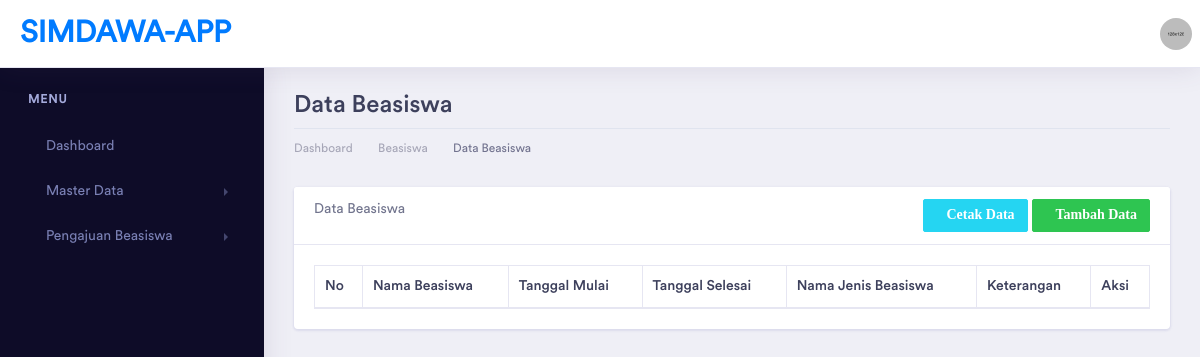
The page /index.php/beasiswa on the database as committed earlier.
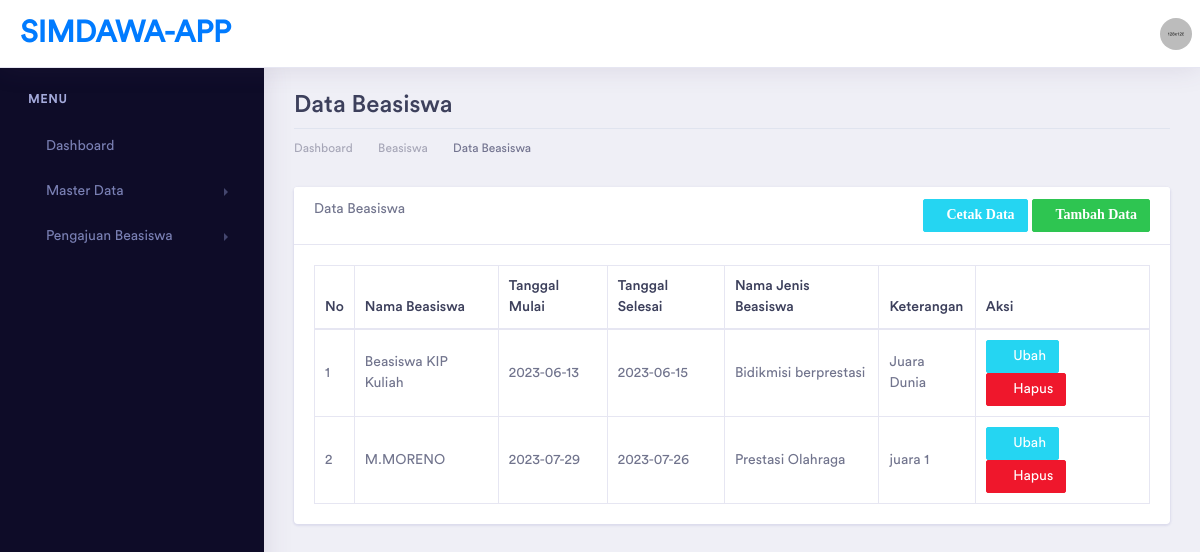
The same page on the database as committed later.
### tables this page shows
CREATE TABLE `beasiswa` (
  `id` int(11) NOT NULL,
  `nama_beasiswa` varchar(50) DEFAULT NULL,
  `tanggal_mulai` date DEFAULT NULL,
  `tanggal_selesai` date DEFAULT NULL,
  `jenis_id` varchar(100) DEFAULT NULL,
  `keterangan` varchar(100) NOT NULL
);

CREATE TABLE `jenis_beasiswa` (
  `id` int(11) NOT NULL,
  `nama_jenis` varchar(50) DEFAULT NULL,
  `keterangan` varchar(100) DEFAULT NULL
);

### application/controllers/Beasiswa.php (called while the page is built, shortened)
<?php
class Beasiswa extends CI_Controller
{
    function __construct()
    {
        $this->load->model(array('JenisModel', 'BeasiswaModel'));
        $this->load->library('pdf');
    }
    public function index()
    {
        $data['title'] = "Data Beasiswa | SIMDAWA-APP";
        $data['beasiswa'] = $this->BeasiswaModel->get_beasiswa();
        $this->load->view('template/header', $data);
        $this->load->view('template/sidebar');
        $this->load->view('beasiswa/beasiswa_read', $data);
        $this->load->view('template/footer');
    }
}

### index.php (called while the page is built, shortened)
<?php
require_once BASEPATH.'core/CodeIgniter.php';

### application/models/BeasiswaModel.php (called while the page is built, shortened)
<?php
class BeasiswaModel extends CI_Model
{
    public function get_beasiswa()
    {
        $q = "select beasiswa.*, jenis_beasiswa.nama_jenis, jenis_beasiswa.keterangan from beasiswa
        inner join jenis_beasiswa on beasiswa.jenis_id = jenis_beasiswa.id";
        return $this->db->query($q)->result();
    }
}

### application/views/beasiswa/beasiswa_read.php (the view, shortened to what this page needs)
<div class="dashboard-wrapper">
    <div class="container-fluid dashboard-content">
        <div class="row">
            <div class="col-xl-12 col-lg-12 col-md-12 col-sm-12 col-12">
                <div class="page-header">
                    <h2 class="pageheader-title">Data Beasiswa </h2>
                    <div class="page-breadcrumb">
                        <nav aria-label="breadcrumb">
                            <ol class="breadcrumb">
                                <li class="breadcrumb-item"><a href="<?= base_url('home') ?>" class="breadcrumb-link">Dashboard</a></li>
                                <li class="breadcrumb-item"><a href="<?= base_url('beasiswa') ?>" class="breadcrumb-link">Beasiswa</a></li>
                                <li class="breadcrumb-item active" aria-current="page">Data Beasiswa</li>
                            </ol>
                        </nav>
                    </div>
                </div>
            </div>
        </div>
        <div class="row">
            <div class="col-xl-12 col-lg-12 col-md-12 col-sm-12 col-12">
                <div class="card">
                    <div class="card-header">
                        Data Beasiswa
                        <?php if ($this->session->userdata('peran') != 'USER') : ?>
                            <a href="<?= base_url('beasiswa/tambah') ?>" class="btn btn-sm btn-success float-right"><i class="fas fa-plus">Tambah Data</i></a>
                            <a href="<?= base_url('beasiswa/cetak') ?>" target="_blank" class="btn btn-sm btn-info mr-1 float-right"><i class="fas fa-print">Cetak Data</i></a>
                        <?php endif ?>
                    </div>
                    <div class="card-body">
                        <table class="table table-bordered" id="mytabel">
                            <thead>
                                <tr>
                                    <th>No</th>
                                    <th>Nama Beasiswa</th>
                                    <th>Tanggal Mulai</th>
                                    <th>Tanggal Selesai</th>
                                    <th>Nama Jenis Beasiswa</th>
                                    <th>Keterangan</th>
                                    <?php if ($this->session->userdata('peran') != 'USER') : ?>
                                        <th>Aksi</th>
                                    <?php endif; ?>
                                </tr>
                            </thead>
                            <tbody>
                                <?php $no = 1;
                                foreach ($beasiswa as $a) {
                                ?>
                                    <tr>
                                        <td><?= $no++ ?></td>
                                        <td><?= $a->nama_beasiswa ?></td>
                                        <td><?= $a->tanggal_mulai ?></td>
                                        <td><?= $a->tanggal_selesai ?></td>
                                        <td><?= $a->nama_jenis ?></td>
                                        <td><?= $a->keterangan ?></td>
                                        <td>
                                            <a href="<?= base_url('beasiswa/ubah/' . $a->id) ?>" class="btn btn-sm btn-info"><i class="fas fa-edit"></i> Ubah</a>
                                            <a href="<?= base_url('beasiswa/hapus/' . $a->id) ?>" class="btn btn-sm btn-danger" onclick="return confirm('Ingin hapus data ini?')"><i class="fas fa-trash"></i> Hapus</a>
                                        </td>
                                    </tr>
                                <?php
                                }
                                ?>
                            </tbody>
                        </table>
                    </div>
                </div>
            </div>
        </div>
    </div>
</div>

Rows that differ between the two databases and show on the page:
added beasiswa: nama_beasiswa "Beasiswa KIP Kuliah", tanggal_mulai "2023-06-13", tanggal_selesai "2023-06-15", jenis_beasiswa.nama_jenis "Bidikmisi berprestasi", jenis_beasiswa.keterangan "Juara Dunia"
added beasiswa: nama_beasiswa "M.MORENO", tanggal_mulai "2023-07-29", tanggal_selesai "2023-07-26", jenis_beasiswa.nama_jenis "Prestasi Olahraga", jenis_beasiswa.keterangan "juara 1"
